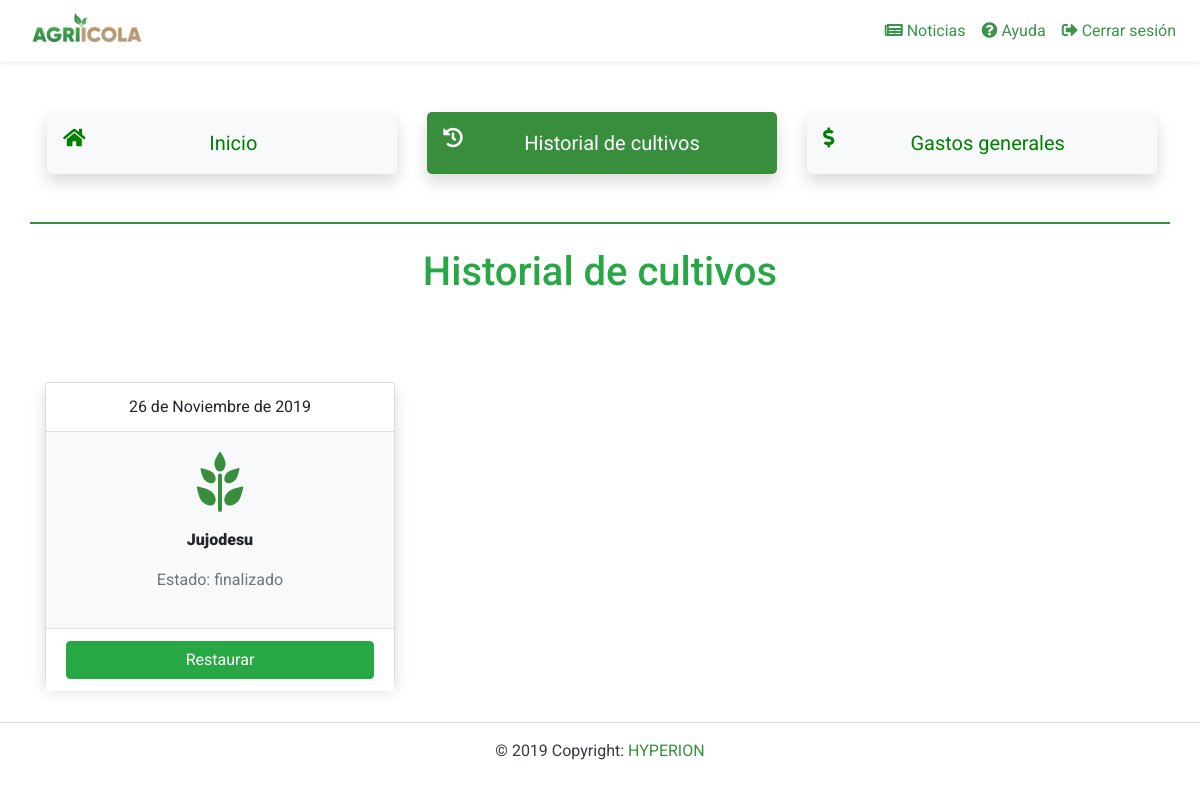
Page /views/user/dashboard.php?viewHistory (signed in) on the earlier database version.
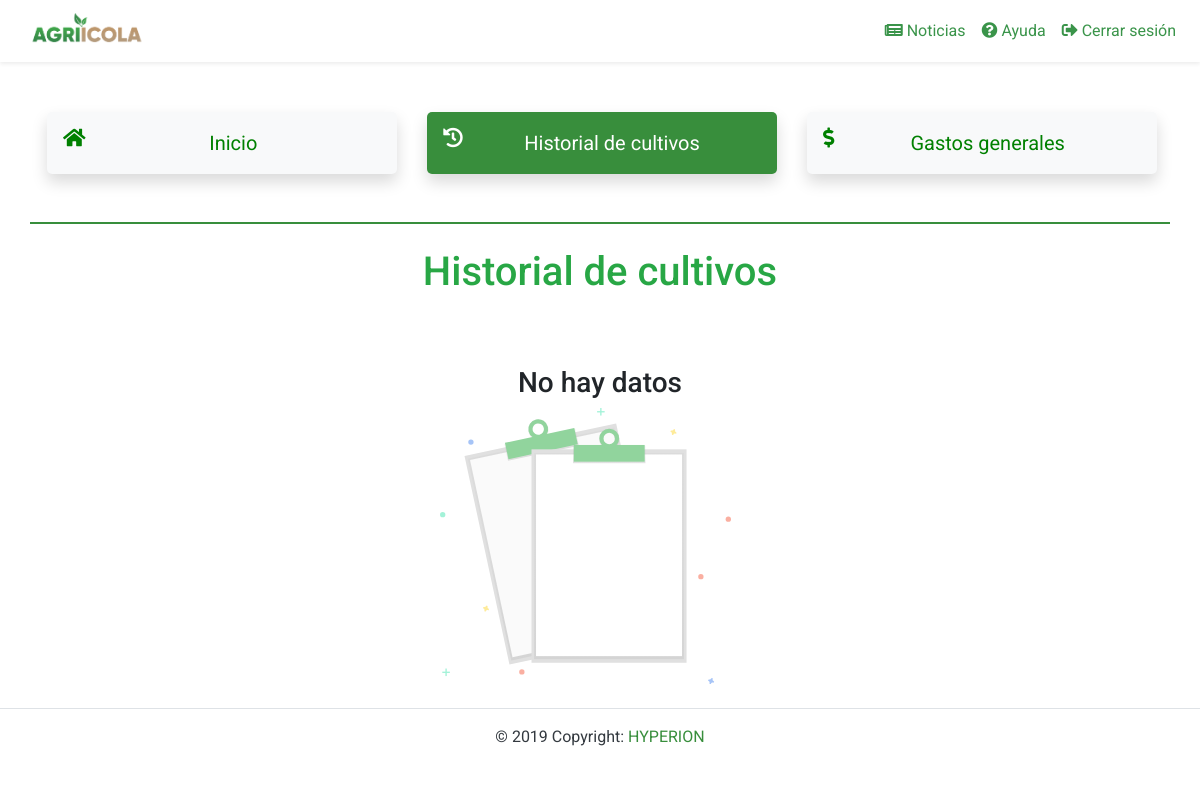
Same page on the later database version.
### tables this page shows
CREATE TABLE `cultivos` (
  `id_u` int(11) NOT NULL,
  `id_cultivo` int(11) NOT NULL,
  `nombre_predio` varchar(45) NOT NULL,
  `hectareas` double NOT NULL,
  `tipo_especie` varchar(45) NOT NULL,
  `subespecie` varchar(45) NOT NULL,
  `variedad` varchar(45) NOT NULL,
  `fecha_inicio` date NOT NULL,
  `estado` varchar(45) NOT NULL,
  `municipio` varchar(45) NOT NULL,
  `localidad` varchar(45) NOT NULL,
  `tipo_suelo` enum('artificial','natural') NOT NULL,
  `estatus` enum('activo','finalizado','eliminado') NOT NULL,
  `fecha_registro` date NOT NULL,
  `fecha_modif` date DEFAULT NULL
);

### config/functions.php (the view, shortened to what this page needs)
<?php
class Functions
{
    public function getCardHistory(){
        $conexion = new Database();
        $email = $_SESSION['correo'];
        $query = "SELECT * FROM cultivos WHERE id_u = (SELECT id_u FROM users WHERE correo = '$email') AND estatus ='eliminado' OR estatus='finalizado'";
        $execQuery = $conexion->query($query);
        if (mysqli_num_rows($execQuery) > 0) {
            while ($row = $execQuery->fetch_array()) {
               if($row['estatus'] == 'finalizado'){
                    $fechaa = $row['fecha_inicio'];
                    $niu_fechaa = explode("-", $fechaa);
                    $month = array(
                        'Enero',
                        'Febrero',
                        'Marzo',
                        'Abril',
                        'Mayo',
                        'Junio',
                        'Julio',
                        'Agosto',
                        'Septiembre',
                        'Octubre',
                        'Noviembre',
                        'Diciembre');
                    echo '
                    <div class="col-lg-4 col-md-4 col-sm-12 col-12 my-3">
                        <div class="card shadow bg-light text-center" style="height: 300px;">
                                <div class="card-header bg-white">
                                    ' . $niu_fechaa[2] . " de " . $month[$niu_fechaa[1] - 1] . " de " . $niu_fechaa[0] . '
                                </div>
                                <div class="card-body">
                                        <img src="../../img/svg/grain.svg" width="60">
                                        <p class="font-weight-bold mt-3"><strong>' . $row['nombre_predio'] . '</strong> </p>
                                        <p class="text-muted">Estado: '.$row['estatus'].'</p>
                                </div>
                                <div class="card-footer bg-white">
                                    <button  id="modalRestore'.$row['id_cultivo'].'" class="btn btn-block btn-success">
                                        Restaurar
                                    </button>
                                </div>
                        </div>
                    </div>
                    <script>
                    document.getElementById("modalRestore'.$row['id_cultivo'].'").addEventListener("click", function(){
                            Swal.fire({
                                title: "Atención",
                                text: "¿Está seguro que desea restaurar este cultivo? A partir de hoy iniciará su cultivo.",
                                icon: "info",
                                showCancelButton: true,
                                confirmButtonColor: "#388e3c",
                                cancelButtonColor: "#78909c",
                                cancelButtonText: "Cancelar",
                                confirmButtonText: "Restaurar"
                                }).then((result) => {
                                if (result.value) {
                                    document.location = "dashboard.php?restore='.$row['id_cultivo'].'";
                                }
                            })
                    });
                </script>';
               }
            }
        } else {
            echo "
            <div class='col-lg-4 col-md-4 col-sm-4 col-4'></div>
            <div class='col-lg-4 col-md-4 col-sm-4 col-4'>
                <h3 class='text-center'>No hay datos</h3>
                <img class='col-12 col-sm-12 col-md-11 col-lg-11' src='../../img/svg/alerts/no_data.svg' width='150px'>
            </div>
            <div class='col-lg-4 col-md-4 col-sm-4 col-4'></div>
        ";
        }
    }
}

### views/user/dashboard.php (shortened to what this page needs)
<?php
include('../../config/functions.php');
$data = new Functions();
if (!isset($_SESSION['correo'])) {
    header('Location: ../../index.php');
    exit();
} else {
    ?>
    <!DOCTYPE html>
    <html lang="en">
    <head>
        <link rel="stylesheet" href="https://stackpath.bootstrapcdn.com/bootstrap/4.3.1/css/bootstrap.min.css">
        <link rel="stylesheet" href="https://stackpath.bootstrapcdn.com/font-awesome/4.7.0/css/font-awesome.min.css">
        <link rel="stylesheet" href="https://cdnjs.cloudflare.com/ajax/libs/jqueryui/1.12.1/jquery-ui.min.css">
        <link href="https://cdnjs.cloudflare.com/ajax/libs/bxslider/4.2.15/jquery.bxslider.min.css" rel="stylesheet" />
        <link rel="stylesheet" href="../../css/main.css">
        <link rel="stylesheet" href="../../css/animate.css">
        <link rel="stylesheet" href="https://cdnjs.cloudflare.com/ajax/libs/bootstrap-tour/0.11.0/css/bootstrap-tour-standalone.min.css">
        <link rel="stylesheet" href="https://cdnjs.cloudflare.com/ajax/libs/font-awesome/5.11.2/css/all.css">
        <link rel="stylesheet" href="../../css/calendario/fullcalendar.min.css">
        <link rel="stylesheet" href="../../css/calendario/bootstrap-clockpicker.min.css">
    </head>
    <body class="bg-white">
        <?php
            include('navbar.php');
            if (isset($_GET['cultivos'])) {
                include('cultivos.php');
            } else if (isset($_GET['suelos'])) {
                include('suelo.php');
            } else if (isset($_GET['agroquimicos'])) {
                include('agroquimicos.php');
            } else if (isset($_GET['gastos'])) {
                include('gastos.php');
            } else if (isset($_GET['seguimiento'])) {
                echo "Seguimiento";
            } else if (isset($_GET['natural'])) {
                include('suelo_natural.php');
            } else if (isset($_GET['artificial'])) {
                include('suelo_artificial.php');
            } else if (isset($_GET['userProfile'])) {
                include('profile.php');
            } else if (isset($_GET['editProfile'])) {
                include('edit_profile.php');
            } else if (isset($_GET['agro'])) {
                include('agro.php');
            } else if (isset($_GET['naturalGround'])) {
                include('suelo.php');
            } else if (isset($_GET['artificialGround'])) {
                include('suelo_art.php');
            } else if (isset($_REQUEST['id_cultivo'])) {
                include('select_cultivo.php');
            } else if (isset($_GET['Tracing'])) {
                include('select_seguimiento.php');
            } else if (isset($_GET['cultivo'])) {
                $data->deleteCultivos($_GET['cultivo']);
                header('Location: dashboard.php');
            } else if (isset($_GET['eliminarAgro'])) {
                $data->deleteAgroquimicos($_GET['eliminarAgro']);
                header('Location: dashboard.php');
            } else if (isset($_GET['gastoGeneral'])) {
                include('nuevo_gasto_general.php');
            } else if (isset($_GET['viewSpend'])) {
                include('gastos_generales.php');
            } else if (isset($_GET['viewHistory'])) {
                include('historial.php');
            } else if (isset($_GET['Spend'])) {
                include('select_gastos.php');
            } else if (isset($_GET['newSpend'])) {
                include('gasto.php');
            } else if (isset($_GET['calendar'])) {
                include('calendario.php');
            } else if (isset($_GET['sendHelp'])) {
                include('../support/support_panel.php');
            }else if (isset($_GET['cut'])) {
                include('select_seguimiento_corte.php');
            }else if (isset($_GET['newCut'])) {
                include('corte.php');
            }else if (isset($_GET['end'])) {
                $data->endingCultivos($_GET['end']);
                header('Location: dashboard.php');
            }else if (isset($_GET['restore'])) {
                $data->restoreCrop($_GET['restore']);
                header('Location: dashboard.php');
            }else if (isset($_GET['res'])) {
                include('select_resumen.php');
            }
            include('footer.php');
        ?>
    </body>
    </html>
<?php
}
?>

### views/user/navbar.php (shortened to what this page needs)
<nav class="navbar navbar-expand-lg navbar-light bg-light shadow-sm bg-white fixed-top ">
    <a id="imageBrand" class="navbar-brand" href="dashboard.php">
        <img src="../../img/agriicola_logo_alternativo.png" width="140" class="d-inline-block align-top" alt="">
    </a>
    <div class="collapse navbar-collapse justify-content-end" id="navbarNavDropdown">
        <ul class="navbar-nav">
            <li class="nav-item">
                <a id="showNews" class="nav-link active" href="noticias.php"><i class="fas fa-newspaper"></i>
                    <span>Noticias</span></a>
            </li>
            <li class="nav-item">
                <a id="askForHelp" class="nav-link active" href="dashboard.php?sendHelp"><i class="fas fa-question-circle"></i>
                    <span>Ayuda</span></a>
            </li>
            <li class="nav-item">
                <a class="nav-link active" href="../../config/delete.php?logout"><i class="fas fa-sign-out-alt"></i>
                    <span>Cerrar sesión</span></a>
            </li>
        </ul>
    </div>
</nav>

### views/user/historial.php (shortened to what this page needs)
<div class="container border-bottom border-success" style="margin-top: 60px; margin-bottom: 0px; border-bottom: 2px solid #388E3C!important;">
    <div class="row mb-4 pt-5 mt-3">
        <div class="col-lg-4">
            <a href="dashboard.php" class="href text-decoration-none">
                <button type="button" class="btn0 btn-light btn-block p-3 shadow mb-4 " style="font-size: 20px; text-align:center;">
                    <i class="fas fa-home float-left "></i>
                    Inicio
                </button>
            </a>
                </div>
                <div class="col-lg-4">
            <a href="dashboard.php?viewHistory" class="href text-decoration-none">
                <button type="button" class="btn0 btn-light btn-block p-3 shadow mb-4 text-white " style="font-size: 20px; text-align:center; background-color: #388E3C ;">
                    <i class="fas fa-history float-left "></i>
                    Historial de cultivos
                </button>
            </a>
                </div>
                <div class="col-lg-4">
            <a href="dashboard.php?viewSpend" class="href text-decoration-none">
                <button type="button" class="btn0 btn-light btn-block p-3 shadow mb-4" style="font-size: 20px; text-align:center; ">
                    <i class="fas fa-dollar-sign float-left "></i>
                    Gastos generales
                </button>
            </a>
        </div>
    </div>
</div>
<div class="text-center text-success" style="margin-bottom: 70px;">
    <h1 class="mt-4">Historial de cultivos</h1>
</div>
 <div class="container">
    <div class="row">
        <?php
            $data->getCardHistory();
        ?>
    </div>
</div>

### views/user/footer.php
<footer class="page-footer font-small blue sticky-bottom bg-white mt-4">
<div class="footer-copyright text-center text-dark  border-top  py-3">© 2019 Copyright:
  <a href="#"  style="color: #388e3c;"> HYPERION</a>
</div>
</footer>

### css/main.css (style rules this page uses)
body { font-family: 'Roboto', sans-serif; }
nav a { color: #3a944a !important; }
.btn0 { background-color: light; border: none; color: green; padding: 16px 32px; text-align: center; font-size: 16px; margin: 4px 2px; transition: 0.3s; border-radius: 5px; }

Differences in the rows shown:
no longer on this page (row edited): cultivos: fecha_inicio "26", fecha_inicio "Noviembre", fecha_inicio "2019", nombre_predio "Jujodesu", estatus "finalizado"
Other differences:
text now shown: "No hay datos"
